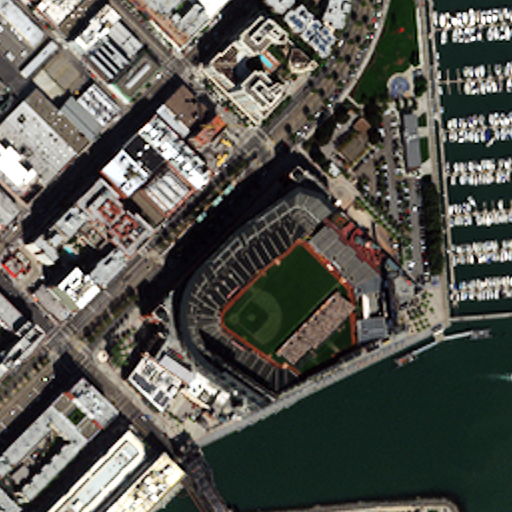
%> input picture Task5/American_MUL.bmp, 1024 x 1024 px (shown at 1/2 size)
$ octave test.m   (GNU Octave 9; MATLAB toolbox functions it lacks are replaced by stand-ins)
%> lines starting %> are read from the running program, lines starting %| are printed output that depends on the picture
clear;
clc;

% ====== parameter begin =======================
im_mul = double(imread('American_mul.bmp'));
im_pan = double(imread('American_pan.bmp'));
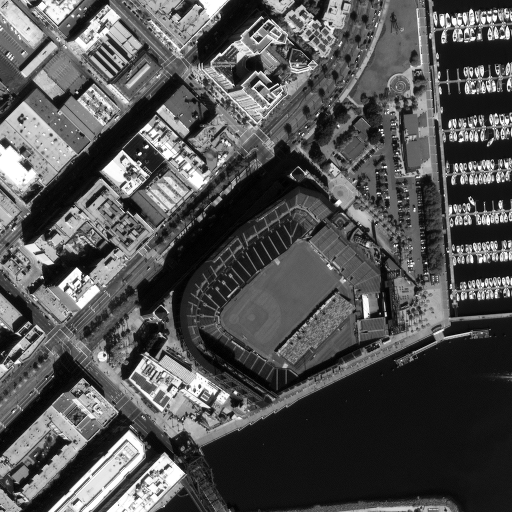
%> input picture Task5/American_PAN.bmp, 1024 x 1024 px (shown at 1/2 size)
%> im_pan: size 1024x1024 double; min 0, max 251, mean 51.7
[ylen, xlen, c] = size(im_mul);
%> ylen = 1024; xlen = 1024; c = 3

R = im_mul(:,:,1);
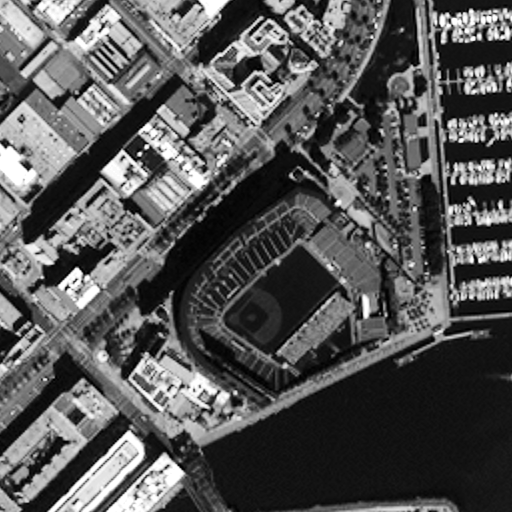
%> R: size 1024x1024 double (shown at 1/2 size); min 0, max 255, mean 86.4
G = im_mul(:,:,2);
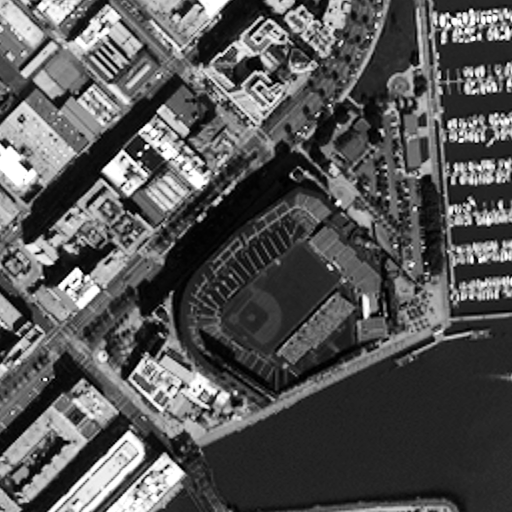
%> G: size 1024x1024 double (shown at 1/2 size); min 0, max 255, mean 85.8
B = im_mul(:,:,3);
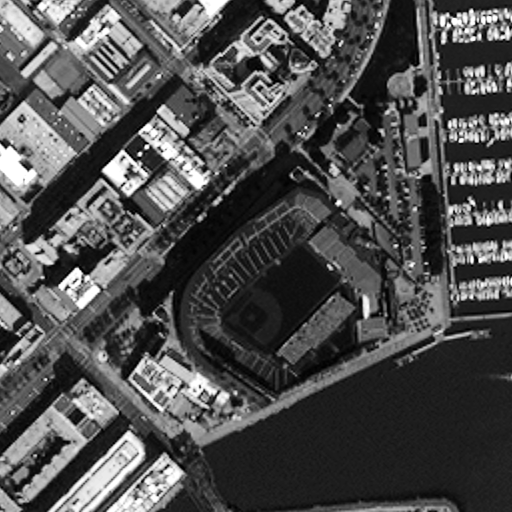
%> B: size 1024x1024 double (shown at 1/2 size); min 0, max 255, mean 79.3

im_fus = zeros(ylen, xlen, 3);
% ====== parameter end =========================


% RGB ==> IHS 正变换矩阵
tran1 = [ 1/3,         1/3,         1/3;
          -sqrt(2)/6,  -sqrt(2)/6,  sqrt(2)/3;
          1/sqrt(2),   -1/sqrt(2),  0         ];
% IHS ==> RGB 逆变换矩阵
tran2 = [ 1,  -1/sqrt(2),  1/sqrt(2);
          1,  -1/sqrt(2),  -1/sqrt(2);
          1,  sqrt(2),     0           ];

trans_in = [reshape(R, 1, ylen*xlen); ...
            reshape(G, 1, ylen*xlen); ...
            reshape(B, 1, ylen*xlen)];

% 进行 RGB ==> IHS 正变换
trans_res = tran1 * trans_in;
% 利用 PAN 替换 I 分量
trans_res(1,:) = reshape(im_pan, 1, ylen*xlen);
% 进行 IHS ==> RGB 反变换
trans_res = tran2 * trans_res;

% 把变换结果保存到 im_fus 中
im_fus(:,:,1) = reshape(trans_res(1, :), ylen, xlen);
im_fus(:,:,2) = reshape(trans_res(2, :), ylen, xlen);
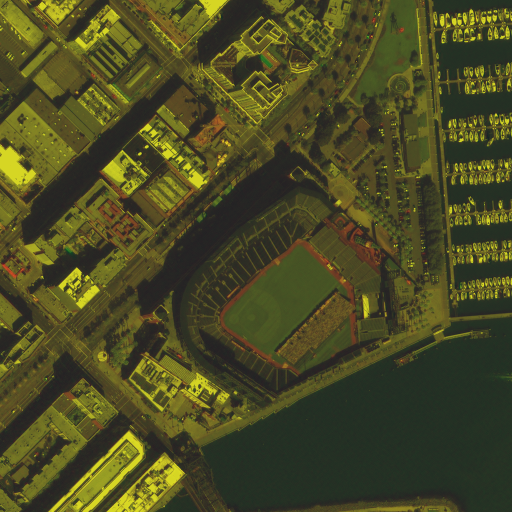
%> im_fus: size 1024x1024x3 double (shown at 1/2 size); mean R, G, B 54.3, 53.7, 0; drawn with min black and max white
im_fus(:,:,3) = reshape(trans_res(3, :), ylen, xlen);
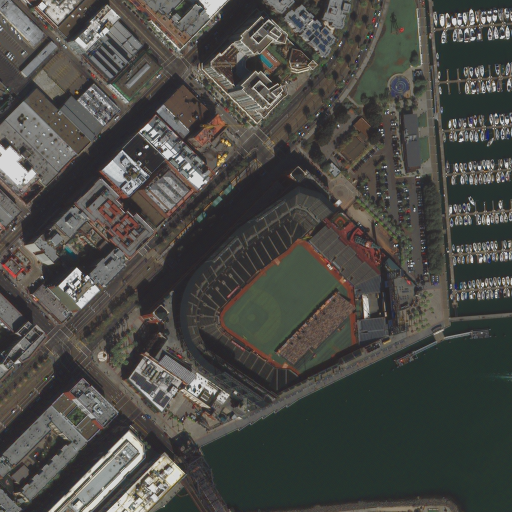
%> im_fus: size 1024x1024x3 double (shown at 1/2 size); mean R, G, B 54.3, 53.7, 47.2; drawn with min black and max white
im_fus = uint8(im_fus);
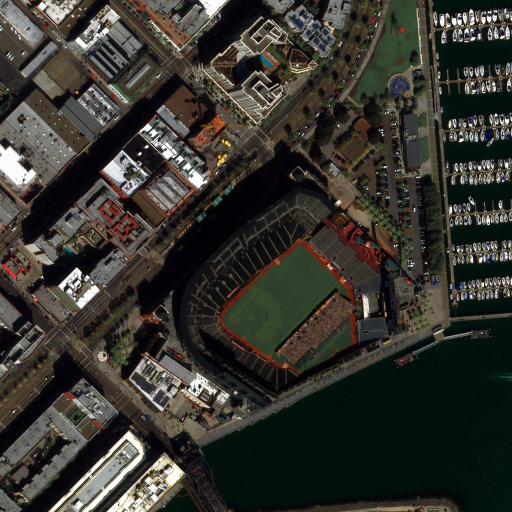
%> im_fus: size 1024x1024x3 uint8 (shown at 1/2 size); mean R, G, B 54.5, 53.7, 47.2

imwrite(im_fus, 'American_FUS.bmp');
